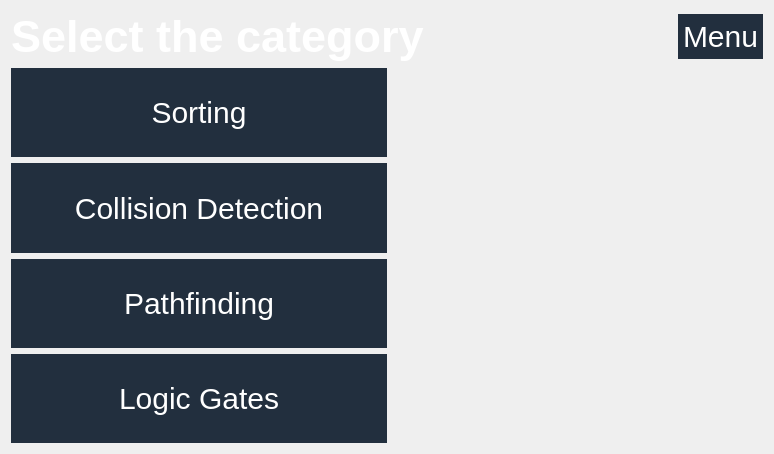
<?xml version="1.0" encoding="UTF-8"?>
<ui version="4.0">
 <class>CategoryMenu</class>
 <widget class="QWidget" name="CategoryMenu">
  <property name="geometry">
   <rect>
    <x>0</x>
    <y>0</y>
    <width>774</width>
    <height>454</height>
   </rect>
  </property>
  <property name="windowTitle">
   <string>Form</string>
  </property>
  <property name="styleSheet">
   <string notr="true">QPushButton{
font-size:30px;
border:0;
padding:5px;
background-color:#222f3e;
color:white;
}

QPushButton:hover{
	background-color:#576574;
}</string>
  </property>
  <layout class="QVBoxLayout" name="verticalLayout">
   <item>
    <layout class="QVBoxLayout" name="verticalLayout_4">
     <item>
      <layout class="QHBoxLayout" name="horizontalLayout_9">
       <item>
        <widget class="QLabel" name="label_2">
         <property name="styleSheet">
          <string notr="true">QLabel{
font-size:45px;
font-weight:bold;
color:white;
}</string>
         </property>
         <property name="text">
          <string>Select the category</string>
         </property>
        </widget>
       </item>
       <item>
        <spacer name="horizontalSpacer_8">
         <property name="orientation">
          <enum>Qt::Horizontal</enum>
         </property>
         <property name="sizeHint" stdset="0">
          <size>
           <width>40</width>
           <height>20</height>
          </size>
         </property>
        </spacer>
       </item>
       <item>
        <widget class="QPushButton" name="MenuButton">
         <property name="text">
          <string>Menu</string>
         </property>
        </widget>
       </item>
      </layout>
     </item>
     <item>
      <layout class="QHBoxLayout" name="horizontalLayout">
       <item>
        <widget class="QPushButton" name="sortingButton">
         <property name="sizePolicy">
          <sizepolicy hsizetype="Expanding" vsizetype="Expanding">
           <horstretch>0</horstretch>
           <verstretch>0</verstretch>
          </sizepolicy>
         </property>
         <property name="text">
          <string>Sorting</string>
         </property>
        </widget>
       </item>
       <item>
        <spacer name="horizontalSpacer_4">
         <property name="orientation">
          <enum>Qt::Horizontal</enum>
         </property>
         <property name="sizeHint" stdset="0">
          <size>
           <width>40</width>
           <height>20</height>
          </size>
         </property>
        </spacer>
       </item>
      </layout>
     </item>
     <item>
      <layout class="QHBoxLayout" name="horizontalLayout_3">
       <item>
        <widget class="QPushButton" name="collisionButton">
         <property name="sizePolicy">
          <sizepolicy hsizetype="Expanding" vsizetype="Expanding">
           <horstretch>0</horstretch>
           <verstretch>0</verstretch>
          </sizepolicy>
         </property>
         <property name="text">
          <string>Collision Detection</string>
         </property>
        </widget>
       </item>
       <item>
        <spacer name="horizontalSpacer_5">
         <property name="orientation">
          <enum>Qt::Horizontal</enum>
         </property>
         <property name="sizeHint" stdset="0">
          <size>
           <width>40</width>
           <height>20</height>
          </size>
         </property>
        </spacer>
       </item>
      </layout>
     </item>
     <item>
      <layout class="QHBoxLayout" name="horizontalLayout_7">
       <item>
        <widget class="QPushButton" name="pathfindingButton">
         <property name="sizePolicy">
          <sizepolicy hsizetype="Expanding" vsizetype="Expanding">
           <horstretch>0</horstretch>
           <verstretch>0</verstretch>
          </sizepolicy>
         </property>
         <property name="text">
          <string>Pathfinding</string>
         </property>
        </widget>
       </item>
       <item>
        <spacer name="horizontalSpacer_6">
         <property name="orientation">
          <enum>Qt::Horizontal</enum>
         </property>
         <property name="sizeHint" stdset="0">
          <size>
           <width>40</width>
           <height>20</height>
          </size>
         </property>
        </spacer>
       </item>
      </layout>
     </item>
     <item>
      <layout class="QHBoxLayout" name="horizontalLayout_8">
       <item>
        <widget class="QPushButton" name="logicGatesButton">
         <property name="sizePolicy">
          <sizepolicy hsizetype="Expanding" vsizetype="Expanding">
           <horstretch>0</horstretch>
           <verstretch>0</verstretch>
          </sizepolicy>
         </property>
         <property name="text">
          <string>Logic Gates</string>
         </property>
        </widget>
       </item>
       <item>
        <spacer name="horizontalSpacer_7">
         <property name="orientation">
          <enum>Qt::Horizontal</enum>
         </property>
         <property name="sizeHint" stdset="0">
          <size>
           <width>40</width>
           <height>20</height>
          </size>
         </property>
        </spacer>
       </item>
      </layout>
     </item>
    </layout>
   </item>
  </layout>
 </widget>
 <resources/>
 <connections/>
</ui>
